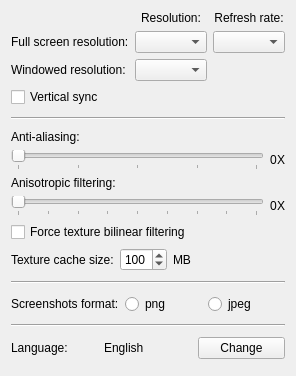
     <widget class="QWidget" name="videoTab">
      <attribute name="title">
       <string>Video</string>
      </attribute>
      <layout class="QVBoxLayout" name="verticalLayout_8">
       <item>
        <layout class="QVBoxLayout" name="verticalLayout_4">
         <item>
          <layout class="QGridLayout" name="gridLayout_2">
           <item row="1" column="0">
            <widget class="QLabel" name="fullScreenResolutionLabel">
             <property name="toolTip">
              <string>&lt;html&gt;&lt;head/&gt;&lt;body&gt;&lt;p&gt;&lt;span style=&quot; font-weight:600;&quot;&gt;Full screen resolution:&lt;/span&gt;&lt;/p&gt;&lt;p&gt;This sets the full screen resolution. All the resolutions that your video card/monitor supports should be displayed.&lt;/p&gt;&lt;p&gt;[Recommended: &lt;span style=&quot; font-style:italic;&quot;&gt;native (max) resolution of your monitor - unless performance becomes an issue&lt;/span&gt;]&lt;/p&gt;&lt;/body&gt;&lt;/html&gt;</string>
             </property>
             <property name="text">
              <string>Full screen resolution:</string>
             </property>
            </widget>
           </item>
           <item row="1" column="2">
            <widget class="QComboBox" name="fullScreenRefreshRateComboBox">
             <property name="toolTip">
              <string>&lt;html&gt;&lt;head/&gt;&lt;body&gt;&lt;p&gt;&lt;span style=&quot; font-weight:600;&quot;&gt;Full screen resolution:&lt;/span&gt;&lt;/p&gt;&lt;p&gt;This sets the full screen resolution. All the resolutions that your video card/monitor supports should be displayed.&lt;/p&gt;&lt;p&gt;[Recommended: &lt;span style=&quot; font-style:italic;&quot;&gt;native (max) resolution of your monitor - unless performance becomes an issue&lt;/span&gt;]&lt;/p&gt;&lt;/body&gt;&lt;/html&gt;</string>
             </property>
            </widget>
           </item>
           <item row="2" column="0">
            <widget class="QLabel" name="windowedResolutionLabel">
             <property name="toolTip">
              <string>&lt;html&gt;&lt;head/&gt;&lt;body&gt;&lt;p&gt;&lt;span style=&quot; font-weight:600;&quot;&gt;Resolution:&lt;/span&gt;&lt;/p&gt;&lt;p&gt;This option selects resolution for windowed mode.&lt;/p&gt;&lt;p&gt;[Recommended: &lt;span style=&quot; font-style:italic;&quot;&gt;640x480, 800x600, 1024x768&lt;/span&gt;]&lt;/p&gt;&lt;/body&gt;&lt;/html&gt;</string>
             </property>
             <property name="text">
              <string>Windowed resolution:</string>
             </property>
            </widget>
           </item>
           <item row="1" column="1">
            <widget class="QComboBox" name="fullScreenResolutionComboBox"/>
           </item>
           <item row="0" column="2">
            <widget class="QLabel" name="label_18">
             <property name="text">
              <string>Refresh rate:</string>
             </property>
             <property name="alignment">
              <set>Qt::AlignCenter</set>
             </property>
            </widget>
           </item>
           <item row="0" column="1">
            <widget class="QLabel" name="label_17">
             <property name="text">
              <string>Resolution:</string>
             </property>
             <property name="alignment">
              <set>Qt::AlignCenter</set>
             </property>
            </widget>
           </item>
           <item row="2" column="1">
            <widget class="QComboBox" name="windowedResolutionComboBox">
             <property name="toolTip">
              <string>&lt;html&gt;&lt;head/&gt;&lt;body&gt;&lt;p&gt;&lt;span style=&quot; font-weight:600;&quot;&gt;Resolution:&lt;/span&gt;&lt;/p&gt;&lt;p&gt;This option selects resolution for windowed mode.&lt;/p&gt;&lt;p&gt;[Recommended: &lt;span style=&quot; font-style:italic;&quot;&gt;640x480, 800x600, 1024x768&lt;/span&gt;]&lt;/p&gt;&lt;/body&gt;&lt;/html&gt;</string>
             </property>
            </widget>
           </item>
          </layout>
         </item>
         <item>
          <widget class="QCheckBox" name="verticalSyncCheckBox">
           <property name="text">
            <string>Vertical sync</string>
           </property>
          </widget>
         </item>
         <item>
          <spacer name="verticalSpacer">
           <property name="orientation">
            <enum>Qt::Vertical</enum>
           </property>
           <property name="sizeType">
            <enum>QSizePolicy::Fixed</enum>
           </property>
           <property name="sizeHint" stdset="0">
            <size>
             <width>20</width>
             <height>4</height>
            </size>
           </property>
          </spacer>
         </item>
         <item>
          <widget class="Line" name="line_2">
           <property name="orientation">
            <enum>Qt::Horizontal</enum>
           </property>
          </widget>
         </item>
         <item>
          <spacer name="verticalSpacer_2">
           <property name="orientation">
            <enum>Qt::Vertical</enum>
           </property>
           <property name="sizeType">
            <enum>QSizePolicy::Fixed</enum>
           </property>
           <property name="sizeHint" stdset="0">
            <size>
             <width>20</width>
             <height>4</height>
            </size>
           </property>
          </spacer>
         </item>
         <item>
          <layout class="QVBoxLayout" name="verticalLayout_5">
           <item>
            <layout class="QVBoxLayout" name="verticalLayout_6">
             <item>
              <widget class="QLabel" name="labelAliasing">
               <property name="text">
                <string>Anti-aliasing:</string>
               </property>
              </widget>
             </item>
             <item>
              <layout class="QHBoxLayout" name="horizontalLayout_2">
               <item>
                <widget class="QSlider" name="aliasingSlider">
                 <property name="maximum">
                  <number>8</number>
                 </property>
                 <property name="singleStep">
                  <number>2</number>
                 </property>
                 <property name="pageStep">
                  <number>2</number>
                 </property>
                 <property name="orientation">
                  <enum>Qt::Horizontal</enum>
                 </property>
                 <property name="tickPosition">
                  <enum>QSlider::TicksBelow</enum>
                 </property>
                 <property name="tickInterval">
                  <number>2</number>
                 </property>
                </widget>
               </item>
               <item>
                <layout class="QHBoxLayout" name="horizontalLayout_3">
                 <property name="spacing">
                  <number>0</number>
                 </property>
                 <item>
                  <widget class="QLabel" name="aliasingLabelVal">
                   <property name="text">
                    <string>0</string>
                   </property>
                  </widget>
                 </item>
                 <item>
                  <widget class="QLabel" name="label_5">
                   <property name="text">
                    <string>X</string>
                   </property>
                  </widget>
                 </item>
                </layout>
               </item>
              </layout>
             </item>
            </layout>
           </item>
           <item>
            <layout class="QVBoxLayout" name="verticalLayout_7">
             <item>
              <widget class="QLabel" name="anisotropicLabel">
               <property name="text">
                <string>Anisotropic filtering:</string>
               </property>
              </widget>
             </item>
             <item>
              <layout class="QHBoxLayout" name="horizontalLayout_5">
               <item>
                <widget class="QSlider" name="anisotropicSlider">
                 <property name="maximum">
                  <number>16</number>
                 </property>
                 <property name="singleStep">
                  <number>2</number>
                 </property>
                 <property name="pageStep">
                  <number>2</number>
                 </property>
                 <property name="orientation">
                  <enum>Qt::Horizontal</enum>
                 </property>
                 <property name="tickPosition">
                  <enum>QSlider::TicksBelow</enum>
                 </property>
                 <property name="tickInterval">
                  <number>2</number>
                 </property>
                </widget>
               </item>
               <item>
                <layout class="QHBoxLayout" name="horizontalLayout_4">
                 <property name="spacing">
                  <number>0</number>
                 </property>
                 <item>
                  <widget class="QLabel" name="anisotropicLabelVal">
                   <property name="text">
                    <string>0</string>
                   </property>
                  </widget>
                 </item>
                 <item>
                  <widget class="QLabel" name="label_3">
                   <property name="text">
                    <string>X</string>
                   </property>
                  </widget>
                 </item>
                </layout>
               </item>
              </layout>
             </item>
            </layout>
           </item>
          </layout>
         </item>
         <item>
          <widget class="QCheckBox" name="forceBilinearCheckBox">
           <property name="toolTip">
            <string>&lt;html&gt;&lt;head/&gt;&lt;body&gt;&lt;p&gt;&lt;span style=&quot; font-weight:600;&quot;&gt;Bilinear filtering:&lt;/span&gt;&lt;/p&gt;&lt;p&gt;Off - filter exactly how the N64 specifies.&lt;br/&gt;On - apply bilinear filtering to all textures to make them appear more smooth.&lt;/p&gt;&lt;p&gt;[Recommended: &lt;span style=&quot; font-style:italic;&quot;&gt;off&lt;/span&gt;]&lt;/p&gt;&lt;/body&gt;&lt;/html&gt;</string>
           </property>
           <property name="text">
            <string>Force texture bilinear filtering</string>
           </property>
          </widget>
         </item>
         <item>
          <layout class="QHBoxLayout" name="horizontalLayout">
           <item>
            <widget class="QLabel" name="label">
             <property name="sizePolicy">
              <sizepolicy hsizetype="Maximum" vsizetype="Preferred">
               <horstretch>0</horstretch>
               <verstretch>0</verstretch>
              </sizepolicy>
             </property>
             <property name="text">
              <string>Texture cache size:</string>
             </property>
            </widget>
           </item>
           <item>
            <widget class="QSpinBox" name="cacheSizeSpinBox">
             <property name="sizePolicy">
              <sizepolicy hsizetype="Fixed" vsizetype="Fixed">
               <horstretch>0</horstretch>
               <verstretch>0</verstretch>
              </sizepolicy>
             </property>
             <property name="maximum">
              <number>999</number>
             </property>
             <property name="singleStep">
              <number>50</number>
             </property>
             <property name="value">
              <number>100</number>
             </property>
            </widget>
           </item>
           <item>
            <widget class="QLabel" name="label_2">
             <property name="text">
              <string>MB</string>
             </property>
            </widget>
           </item>
          </layout>
         </item>
         <item>
          <spacer name="verticalSpacer_4">
           <property name="orientation">
            <enum>Qt::Vertical</enum>
           </property>
           <property name="sizeType">
            <enum>QSizePolicy::Fixed</enum>
           </property>
           <property name="sizeHint" stdset="0">
            <size>
             <width>20</width>
             <height>4</height>
            </size>
           </property>
          </spacer>
         </item>
         <item>
          <widget class="Line" name="line">
           <property name="orientation">
            <enum>Qt::Horizontal</enum>
           </property>
          </widget>
         </item>
         <item>
          <spacer name="verticalSpacer_3">
           <property name="orientation">
            <enum>Qt::Vertical</enum>
           </property>
           <property name="sizeType">
            <enum>QSizePolicy::Fixed</enum>
           </property>
           <property name="sizeHint" stdset="0">
            <size>
             <width>20</width>
             <height>4</height>
            </size>
           </property>
          </spacer>
         </item>
         <item>
          <layout class="QHBoxLayout" name="horizontalLayout_13">
           <item>
            <widget class="QLabel" name="label_16">
             <property name="toolTip">
              <string>&lt;html&gt;&lt;head/&gt;&lt;body&gt;&lt;p&gt;Select a format, in which screen shots will be saved&lt;/p&gt;&lt;/body&gt;&lt;/html&gt;</string>
             </property>
             <property name="text">
              <string>Screenshots format:</string>
             </property>
            </widget>
           </item>
           <item>
            <widget class="QRadioButton" name="pngRadioButton">
             <property name="text">
              <string>png</string>
             </property>
            </widget>
           </item>
           <item>
            <widget class="QRadioButton" name="jpegRadioButton">
             <property name="text">
              <string>jpeg</string>
             </property>
            </widget>
           </item>
          </layout>
         </item>
         <item>
          <spacer name="verticalSpacer_5">
           <property name="orientation">
            <enum>Qt::Vertical</enum>
           </property>
           <property name="sizeType">
            <enum>QSizePolicy::Fixed</enum>
           </property>
           <property name="sizeHint" stdset="0">
            <size>
             <width>20</width>
             <height>4</height>
            </size>
           </property>
          </spacer>
         </item>
         <item>
          <widget class="Line" name="line_3">
           <property name="orientation">
            <enum>Qt::Horizontal</enum>
           </property>
          </widget>
         </item>
         <item>
          <spacer name="verticalSpacer_6">
           <property name="orientation">
            <enum>Qt::Vertical</enum>
           </property>
           <property name="sizeType">
            <enum>QSizePolicy::Fixed</enum>
           </property>
           <property name="sizeHint" stdset="0">
            <size>
             <width>20</width>
             <height>4</height>
            </size>
           </property>
          </spacer>
         </item>
         <item>
          <layout class="QHBoxLayout" name="horizontalLayout_12">
           <item>
            <widget class="QLabel" name="label_15">
             <property name="toolTip">
              <string>&lt;html&gt;&lt;head/&gt;&lt;body&gt;&lt;p&gt;&lt;span style=&quot; font-weight:600;&quot;&gt;Language select:&lt;/span&gt;&lt;/p&gt;&lt;p&gt;Press the button to invoke language selection dialog. Selected language will be activated after restart of the configuration dialog.&lt;/p&gt;&lt;/body&gt;&lt;/html&gt;</string>
             </property>
             <property name="text">
              <string>Language:</string>
             </property>
            </widget>
           </item>
           <item>
            <widget class="QLabel" name="label_14">
             <property name="toolTip">
              <string>&lt;html&gt;&lt;head/&gt;&lt;body&gt;&lt;p&gt;&lt;span style=&quot; font-weight:600;&quot;&gt;Language select:&lt;/span&gt;&lt;/p&gt;&lt;p&gt;Press the button to invoke language selection dialog. Selected language will be activated after restart of the configuration dialog.&lt;/p&gt;&lt;/body&gt;&lt;/html&gt;</string>
             </property>
             <property name="text">
              <string>English</string>
             </property>
            </widget>
           </item>
           <item>
            <widget class="QPushButton" name="selectLangButton">
             <property name="toolTip">
              <string>&lt;html&gt;&lt;head/&gt;&lt;body&gt;&lt;p&gt;&lt;span style=&quot; font-weight:600;&quot;&gt;Language select:&lt;/span&gt;&lt;/p&gt;&lt;p&gt;Press the button to invoke language selection dialog. Selected language will be activated after restart of the configuration dialog.&lt;/p&gt;&lt;/body&gt;&lt;/html&gt;</string>
             </property>
             <property name="text">
              <string>Change</string>
             </property>
            </widget>
           </item>
          </layout>
         </item>
        </layout>
       </item>
       <item>
        <widget class="QWidget" name="widget" native="true"/>
       </item>
      </layout>
     </widget>
